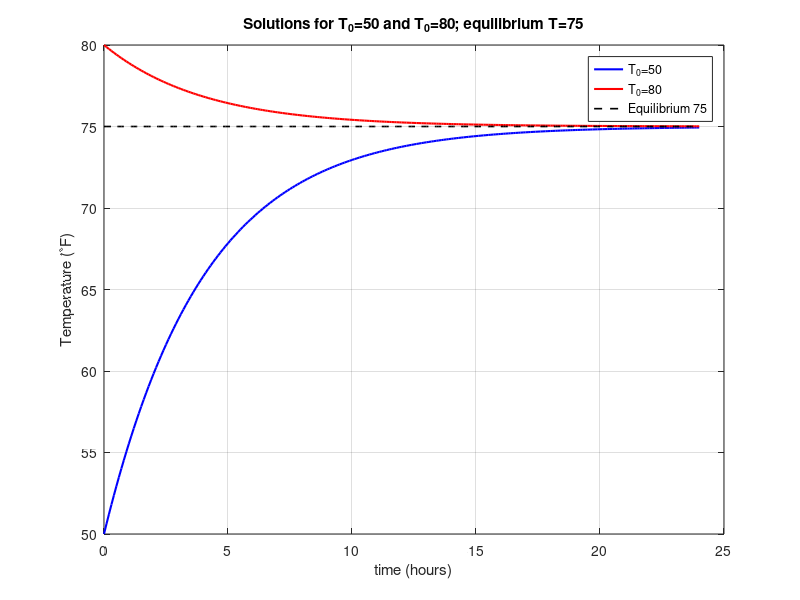
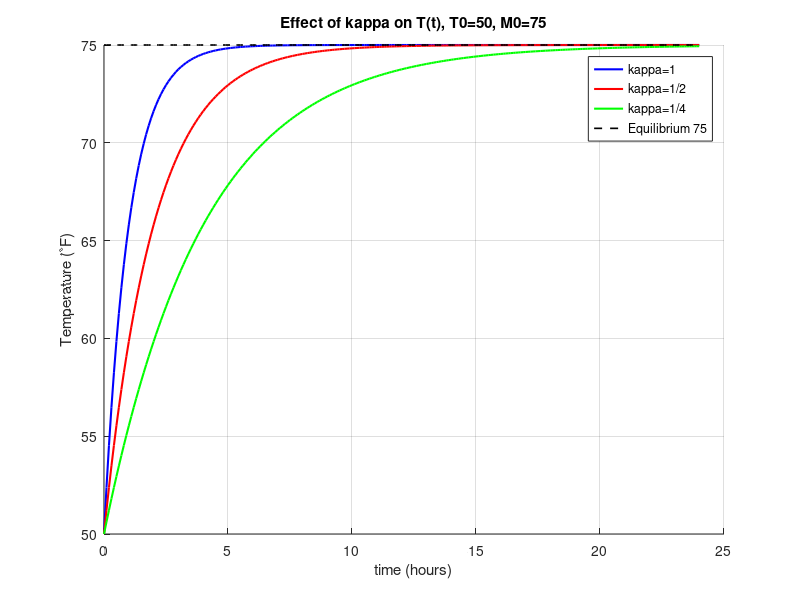

The MATLAB script that drew these images, in order:

%(this is the one they want us to graph for later parts too btw) 
%Graph code (I don’t wanna mess anything up by trying to put it into the GitHub, I don’t understand it well enough -Alex)
%Question 4E:

M0 = 75;
kappa = 0.25;
t0 = 0;
t = linspace(0,24,241); 

T0_a = 50;
T0_b = 80;

T_a = M0 + (T0_a - M0) * exp(-kappa*(t - t0));
T_b = M0 + (T0_b - M0) * exp(-kappa*(t - t0));
Teq = M0 * ones(size(t));

plot(t, T_a, 'b-', 'LineWidth', 1.5); hold on
plot(t, T_b, 'r-', 'LineWidth', 1.5)
plot(t, Teq, 'k--', 'LineWidth', 1.2)
xlabel('time (hours)')
ylabel('Temperature (^\circF)')
title('Solutions for T_0=50 and T_0=80; equilibrium T=75')
legend('T_0=50','T_0=80','Equilibrium 75')
grid on; 
hold off 

M0 = 75;
T0 = 50;
t0 = 0;
t = linspace(0,24,241);

kappa_vals = [1, 1/2, 1/4];
colors = ['b','r','g'];

figure; hold on
for i = 1:length(kappa_vals)
    k = kappa_vals(i);
    T = M0 + (T0 - M0) * exp(-k*(t - t0));
    plot(t, T, colors(i), 'LineWidth', 1.5)
end
plot(t, M0*ones(size(t)), 'k--', 'LineWidth', 1.2)
xlabel('time (hours)')
ylabel('Temperature (^\circF)')
title('Effect of kappa on T(t), T0=50, M0=75')
legend('kappa=1','kappa=1/2','kappa=1/4','Equilibrium 75')
grid on

